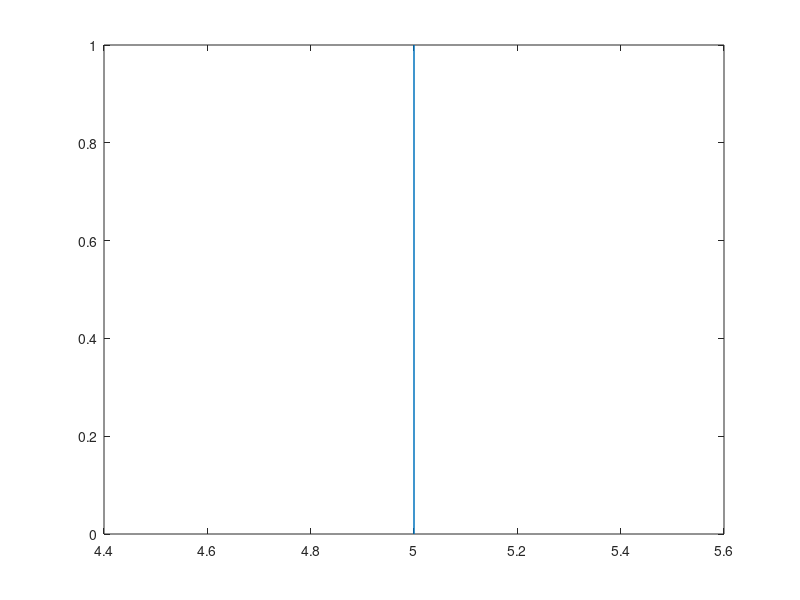

Source code (MATLAB): (Note: this script raises an error after producing the figure.)
function [] = draw()

prompt = 'Ingresse a: ';
a = input(prompt);

prompt = 'Ingresse b: ';
b = input(prompt);

prompt = 'Ingresse c: ';
c = input(prompt);

prompt = 'Ingresse d: ';
d = input(prompt);

x = [a,b,b,c,c,d];
y = [0,0,1,1,0,0];
p = plot(x,y);
p.LineWidth = 2;

end